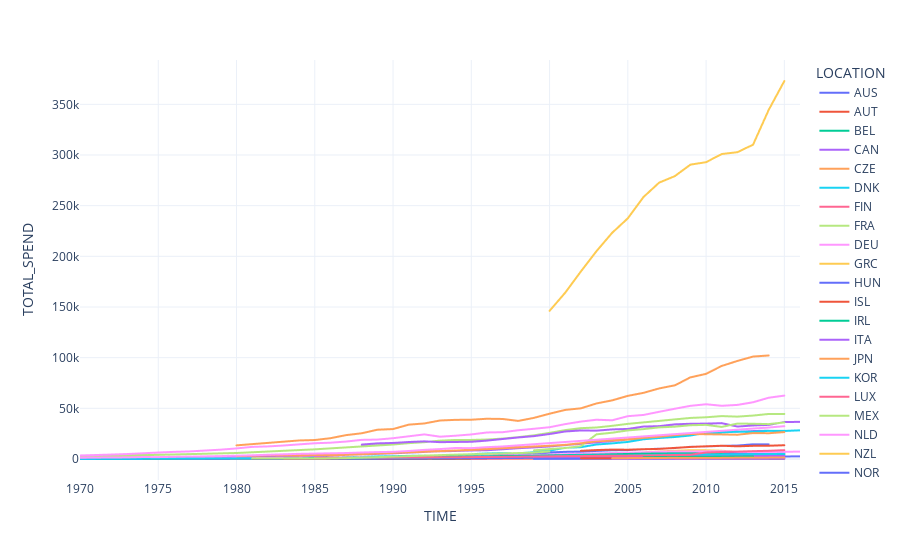

Write notebook code for a chart like this one.
### Code cell
#Show TOTAL_SPEND trends over time for each location
import plotly.express as px
fig = px.line(df_file, x='TIME', y='TOTAL_SPEND', color='LOCATION')
fig.show()
# increase in money spent over the years in every country. Portugal and Greece started declining after 2010.
